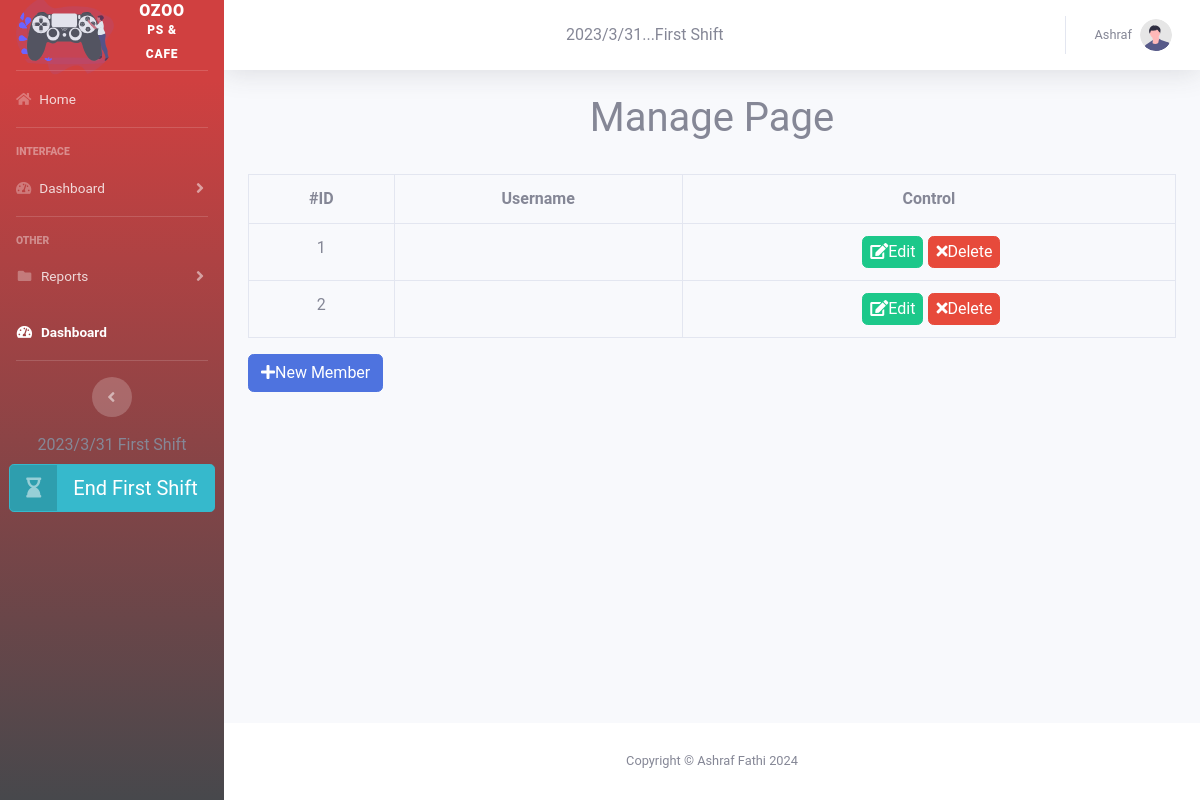
/members.php (signed in), run on the app's committed database.
### tables this page shows
CREATE TABLE `config` (
  `ID` int(11) NOT NULL,
  `current_shift` varchar(255) NOT NULL,
  `shift_day` int(2) NOT NULL,
  `shift_month` int(2) NOT NULL,
  `shift_year` int(4) NOT NULL
);

CREATE TABLE `users` (
  `UserID` tinyint(11) NOT NULL,
  `UserName` varchar(255) NOT NULL,
  `Pass` varchar(255) NOT NULL,
  `RegStatus` int(11) NOT NULL DEFAULT 0
);

### members.php (the view, shortened to what this page needs)
<?php
 if (isset($_SESSION['usertype'])) {
     include "init.php";
     $do = isset($_GET['do']) ? $_GET['do'] : "Manage";
         if($do=="Manage")
          {
                 $stmt = $con->prepare("SELECT * FROM users");
                 $stmt ->execute();
                 $rows = $stmt->fetchAll();
                 ?>
                <h1 class='text-center'>Manage Page</h1>  <br  />
                <div class="container">
                	<div class="table-responsiv">
                		<table class="main-table text-center table table-bordered">
                			<tr>
                				<th>#ID</th>
                				<th>Username</th>
                				<th>Control</th>
                			</tr>
                			<?php
                			  foreach ($rows as $row ) {
                                echo "<tr>";
                                     echo "<td>" . $row['UserID']   . "</td>";
                                     echo "<td>" . $row['Username'] . "</td>";
                                     echo "<td>";
                                               echo "<a href='members.php?do=Edit&userid=" . $row['UserID'] . "' class='slim btn btn-success'><i class ='fa fa-edit'></i>Edit</a>";
                                               echo "<a href='members.php?do=Delete&userid=" . $row['UserID'] . "' class='slim btn btn-danger confirm'><i class ='fas fa-times'></i>Delete</a>";
                                     echo"</td>";
                                echo "</tr>";
                			 }
                			?>
                		</table>
                	</div>
                	<a href='members.php?do=Add' class="btn btn-primary"><i class="fa fa-plus"></i>New Member</a>
                </div>
               <?php
         }
     include $tpl . 'footer.php';
}else{
   header('Location: login.php' );
   exit();
}
?>

### includes/templates/navbar.php (shortened to what this page needs)
<div id="wrapper">
    <ul class="navbar-nav bg-gradient-primary sidebar sidebar-dark accordion" id="accordionSidebar">
        <a class="sidebar-brand d-flex align-items-center justify-content-center" href="home.php">
            <img class="gaming-logo rounded-circle"
                                src="img/undraw_gaming_6oy3.svg">
            <div class="sidebar-brand-text mx-3">OZOO <sup>PS & CAFE</sup></div>
        </a>
        <hr class="sidebar-divider my-0">
        <li class="nav-item">
            <a class="nav-link" href="home.php">
                <i class="fas fa-home"></i>
                <span>Home</span></a>
        </li>
        <hr class="sidebar-divider">
        <div class="sidebar-heading">
            Interface
        </div>
        <li class="nav-item">
            <a class="nav-link collapsed" href="home.php" data-toggle="collapse" data-target="#collapseTwo"
                aria-expanded="true" aria-controls="collapseTwo">
                <i class="fas fa-tachometer-alt"></i>
                <span>Dashboard</span>
            </a>
        </li>
        <hr class="sidebar-divider">
        <div class="sidebar-heading">
            Other
        </div>
        <li class="nav-item">
            <a class="nav-link collapsed" href="reports.php" data-toggle="collapse" data-target="#collapsePages"
                aria-expanded="true" aria-controls="collapsePages">
                <i class="fas fa-fw fa-folder"></i>
                <span>Reports</span>
            </a>
        </li>
        <?php if (isset($_SESSION['usertype'])){ ?>
        <li class="nav-item active">
            <a class="nav-link" href="dashboard.php">
                <i class="fas fa-fw fa-tachometer-alt"></i>
                <span>Dashboard</span></a>
        </li>
        <?php } ?>
        <hr class="sidebar-divider d-none d-md-block">
        <div class="text-center d-none d-md-inline">
            <button class="rounded-circle border-0" id="sidebarToggle"></button>
        </div>
         <div class="text-center d-none d-md-inline">
         <li><?php echo $shift_year."/". $shift_month ."/". $shift_day." ". $current_shift ?></li>
         <a  href="action.php?do=endShift" style="margin: 7px;" class="btn btn-info btn-icon-split btn-lg" data-toggle="modal" data-target="#endShiftModal" >
            <span class="icon text-white-50">
                <i class="fas fa-hourglass-end"></i>
            </span>
            <span class="text">
                 End <?php echo $current_shift; ?>
            </span>
         </a>
         </div>
    </ul>
    <div id="content-wrapper" class="d-flex flex-column">
        <div id="content">
            <nav class="navbar navbar-expand navbar-light bg-white topbar mb-4 static-top shadow">
                <ul class="navbar-nav ml-auto">
                    <li><?php echo $shift_year."/". $shift_month ."/". $shift_day."... " ?></li>
                    <li><?php echo $current_shift ?></li>
                </ul>
                <ul class="navbar-nav ml-auto">
                    <li class="nav-item dropdown no-arrow">
                        <a class="nav-link dropdown-toggle" href="#" id="userDropdown" role="button"
                            data-toggle="dropdown" aria-haspopup="true" aria-expanded="false">
                            <span class="mr-2 d-none d-lg-inline text-gray-600 small"><?php echo $_SESSION['username'] ?></span>
                            <img class="img-profile rounded-circle"
                                src="img/undraw_profile.svg">
                        </a>
                    </li>
                </ul>
            </nav>

### css/backend.css (style rules this page uses)
body { background-color: #d8d8d8; font-size: 16px; font-family: 'Roboto', sans-serif; }
* { margin: 0; padding: 0; }
.gaming-logo { width: 100px; }
.bg-gradient-primary { background-color: #b92525; background-image: linear-gradient( 180deg ,#d04040 10%,#47484c 100%); background-size: cover; }
.slim { padding: 3px 7px; margin-left: 5px; }
a { color: #858796; text-decoration: none; }

### data on the page
config: shift_year "2023", shift_month "3", shift_day "31", current_shift "First Shift"
users: UserID "1"
users: UserID "2"

### other printed values
$_SESSION['username'] "Ashraf"
